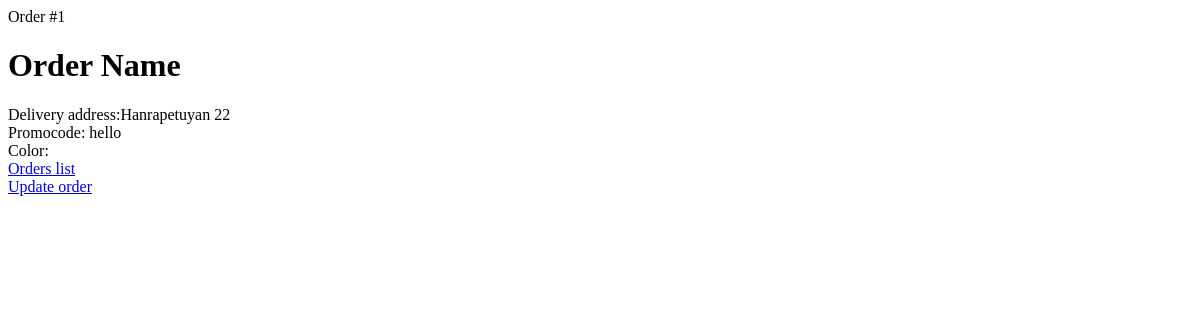
The page /shop/order/1/ (signed in) on the database as committed earlier.
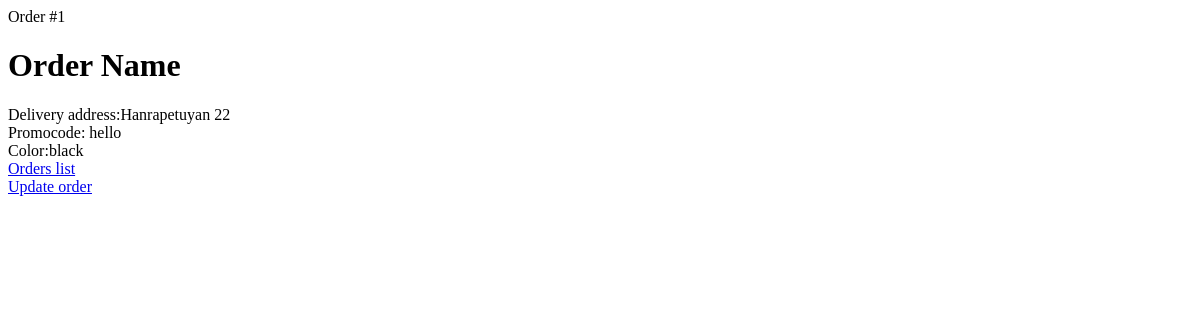
The same page on the database as committed later.
### shopapp/models.py (models this page shows)
class Order(models.Model):
    delivery_address = models.CharField(max_length=100)
    promocode = models.CharField(max_length=8)
    user = models.ForeignKey(User, on_delete=models.PROTECT)
    products = models.ManyToManyField(Product, related_name='orders')
    created_at = models.DateTimeField(auto_now_add=True)
    color = models.CharField(max_length=100, default="")

### shopapp/views.py (the view)
# urls.py: path('order/<int:pk>/', OrderDetailView.as_view(), name='orders_details'),
class OrderDetailView(PermissionRequiredMixin, DetailView):
    permission_required = ["shopapp.view_order",]
    queryset = (
        Order.objects
        .select_related('user')
        .prefetch_related('products')
    )

### shopapp/Templates/shopapp/order_detail.html
{% block title%}
  Order #{{object.pk}}
{% endblock %}
{% block body %}
<h1> <strong>Order  Name</strong> </h1>
       <div>
           <div>Delivery address:{{ object.delivery_address }}</div>
                <div>Promocode: {{ object.promocode }}</div>
                <div>Color:{{ object.color }}</div>
       </div>
<div>
    <a href="{% url 'shopapp:order-list' %}"
    >Orders list</a>
    </div>
<div>
        <a href="{% url 'shopapp:update_orders' pk=object.pk %}">Update order</a>
    </div>
{% endblock %}

Rows that differ between the two databases and show on the page:
changed Order "Hanrapetuyan 22": color (not shown) → "black"
